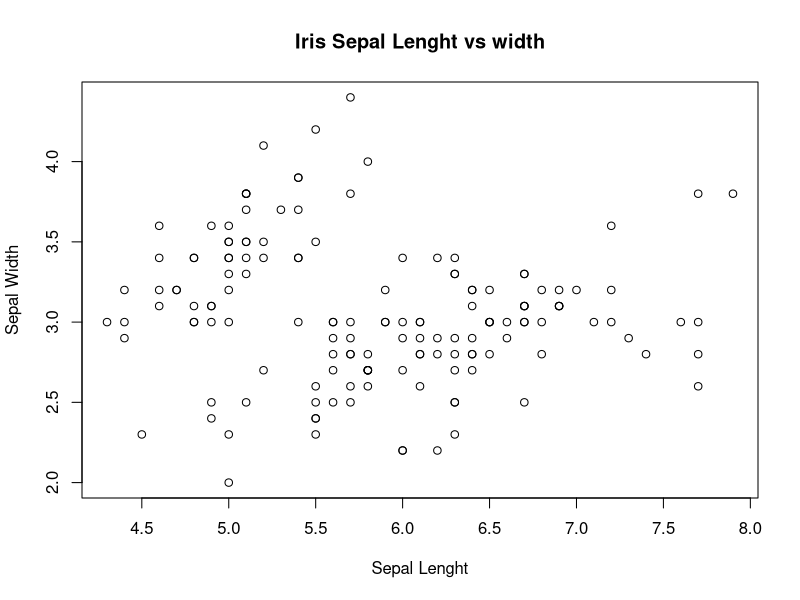

The R script that drew this image:
# Exploratory Data Analysis_intro.R
#First R script for ENSA Year 1 portofolio

#First lets load built-in dataset 
data(iris)

#Then printing a summary of the data set
print(summary(iris))

#A simple plot
plot(iris$Sepal.Length , iris$Sepal.Width ,
     main = "Iris Sepal Lenght vs width",
     xlab = "Sepal Lenght" ,
     ylab = "Sepal Width" ) 
